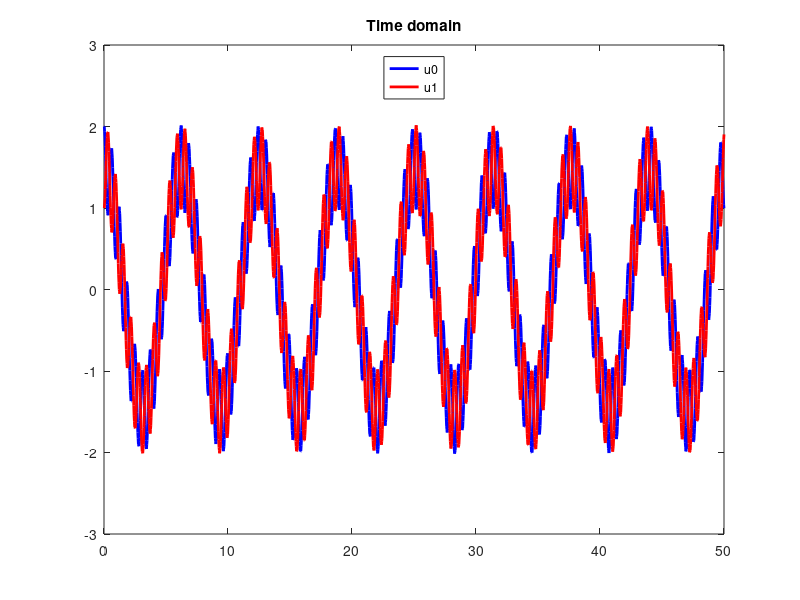
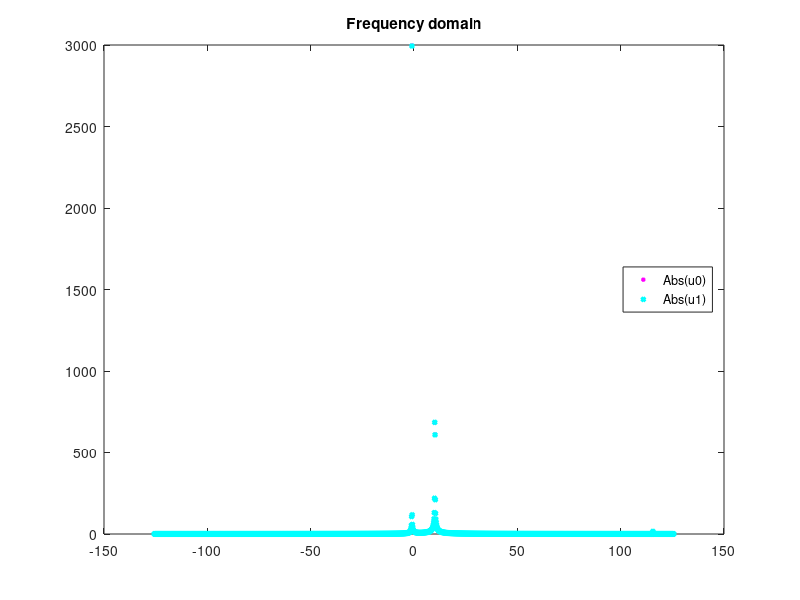

Recreate these plots in MATLAB, in order.
%-*-octave-*--
%
% hamsim: perform a Hamiltonian simulation u(t) = exp(iHt) b
%
% USAGE:
% 
% [u] = hamsim(H, bvec, verbose, cfl)
%
% INPUT:
% H: Hermitian matrix
% bvec: Right hand side
%
% OUTPUT:
% u: solution vector at every time step
%
function [uTime] = hamsim(H, bvec, verbose, cfl)

  abs_or_real=0; # plot the abs of the solution (1 for real)

  if nargin < 1
    H = [4.5,-5.5; -5.5, 4.5];
  end

  if nargin < 2
    bvec = [2;1];
  end

  if nargin < 3
    verbose = 1;
  end
  
  if nargin < 4
    cfl = 0.25;
  end

  [n1 n2] = size(H);
  [n3 n4] = size(bvec);
  printf("size(H)=(%d, %d), size(bvec)=(%d, %d)\n", n1, n2, n3, n4);

% The number of columns in b doesn't really matter
  if (n1 == n2 && n3 == n1)
    goodDim=1;
  else
    goodDim=0;
  end

  if !goodDim
    printf("Dimensions make no sense, sorry...\n");
    return;
  end
  printf("Dimensions look ok...\n");
#  return;
  
  N = n1; # vector dimension

# final time
  T = 50;

# estimate largest eigenvalue

  lambda = eig(H);
  maxeig = norm(lambda,"inf");
  if (verbose)
    printf("(maxeig) = (%e)\n", maxeig);
  end

  cfunc = zeros(N,1);
  beta = zeros(N,1);
  cu_sp = zeros(N,1);
  ca1 = zeros(N,1);
  vect = zeros(N,1);
				# Final time T
  dt = cfl/maxeig; # largest eigenvalue of H0 = d3, H0+poly*H1 estimated by maxeig
  nsteps = ceil(T/dt)+1;
  dt = T/(nsteps-1);
  if (verbose)
    printf("Final time = %e, number of time steps = %d, max eigenvalue = %e, cfl = %e, time step = %e\n", ...
	   T, nsteps, maxeig, cfl, dt);
  end

# allocation of solution vectors
  uTime = zeros(N,nsteps);

# initial data 
  uTime(:,1) = bvec;
  
# 2nd order Taylor expansion to t = +dt

  uTime(:,2) = uTime(:,1) + dt * I * H *uTime(:,1) + 0.5*dt^2 * (-H*H*uTime(:,2));
# adding another term in the expansion generates more wiggles

# for computing the energy
  v1 = zeros(N,1);
  v2 = zeros(N,1);

  t=dt;
  step=1;
# evaluate energy
  if (verbose)
    v1 = uTime(:,step+1) + uTime(:,step);
    v2 = uTime(:,step+1) - uTime(:,step);
    energy = 0.25*(norm(v1)^2 - norm(v2)^2);

    printf("Time step = %d, time = %e, energy = %e\n", step, t, energy);
  end # if verbose

# time stepping loop, harmonic oscillator

  for step=2:nsteps-1
    uTime(:,step+1) = uTime(:,step-1) + 2*dt*I*(H*uTime(:,step));

    t = t+dt;

# evaluate energy
    if (verbose)
      if (mod(step,1000)==0 || step==nsteps-1)
	v1 = uTime(:,step+1) + uTime(:,step);
	v2 = uTime(:,step+1) - uTime(:,step);
	energy = 0.25*(norm(v1)^2 - norm(v2)^2);

	printf("Time step = %d, time = %e, energy = %e\n", step, t, energy);
      end
    end # if verbose
  end # time stepping loop

  df = 1/T;
  Nf = nsteps;
  freq=[ -(ceil((Nf-1)/2):-1:1), 0, (1:floor((Nf-1)/2)) ] * df; # In Hz
  om = 2*pi*freq; % angular frequency
# Discrete Fourier transformation of the time traces
  uOmega = fftshift(fft(ifftshift(uTime),Nf,2));
  
  if (verbose)
    figure(1);
    td = dt*[0:nsteps-1];
    h = plot(td, uTime(1,:),'b', td, uTime(2,:),'r');
    set(h,"linewidth",2);
    title("Time domain");
    legend("u0", "u1","location","north");

    figure(2);
    h = plot( om, abs(uOmega(1,:)), 'm+',  om, abs(uOmega(2,:)), 'cd');
    set(h,"linewidth",2);
    set(h,"markersize",3);
    legend("Abs(u0)", "Abs(u1)", "location", "east");
    title("Frequency domain");
    
  end

end
